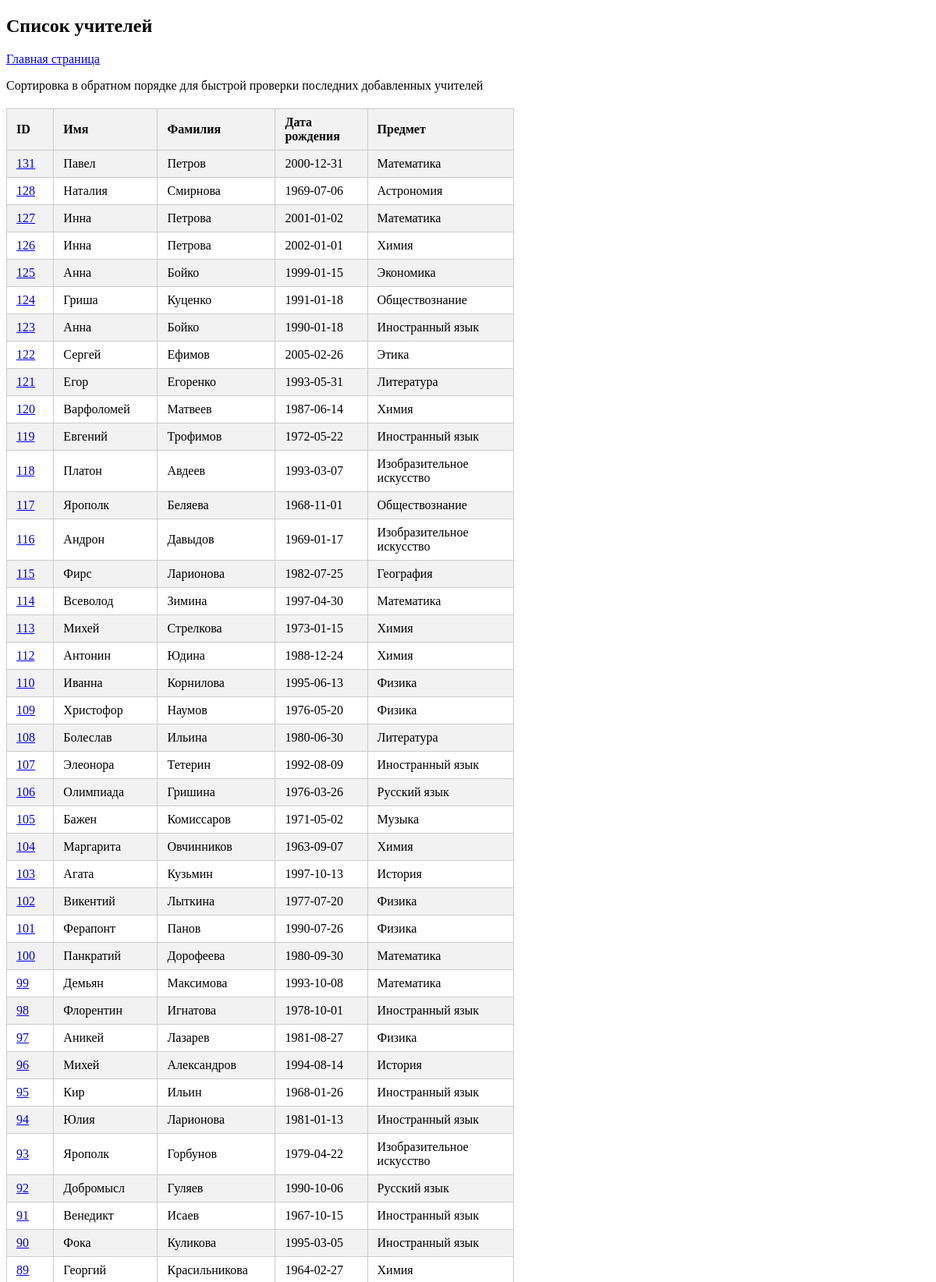
Screenshot of /teachers/ (upper part) with the database file from the repository.
### st_app/models.py (models this page shows, shortened)
class Teacher(models.Model):
    first_name = models.CharField(max_length=20, blank=False)
    last_name = models.CharField(max_length=20, blank=False)
    birth_date = models.CharField(max_length=15, blank=False)
    subject = models.CharField(max_length=20, blank=False)

### st_app/views.py (the view)
# urls.py: path("teachers/", teachers, name="teachers"),
def teachers(request):
    list_teachers = Teacher.objects.all().order_by("-id")
    return render(request, "teachers.html", context={"teachers": list_teachers})

### templates/teachers.html (shortened to what this page needs)
<!DOCTYPE html>
<html lang="ru">
<head>
</head>
<body>
<h2>Список учителей</h2>
<a href="{% url 'home' %}">Главная страница</a>
<br>
<p>Сортировка в обратном порядке для быстрой проверки последних добавленных учителей</p>
{% if teachers %}
    <table>
        <tr>
            <th style="width: 5%;">ID</th>
            <th style="width: 10%;">Имя</th>
            <th style="width: 10%;">Фамилия</th>
            <th style="width: 10%;">Дата рождения</th>
            <th style="width: 20%;">Предмет</th>
        </tr>
        {% for teacher in teachers %}
            <tr>
                <td><a href="{% url 'teacher_edit' teacher.id %}">{{ teacher.id }}</a></td>
                <td>{{ teacher.first_name }}</td>
                <td>{{ teacher.last_name }}</td>
                <td>{{ teacher.birth_date }}</td>
                <td>{{ teacher.subject }}</td>
            </tr>
        {% endfor %}
    </table>
{% else %}
    <p>В базе данных нет учителей.</p>
{% endif %}
</body>
</html>

### templates/teachers.html (style rules this page uses)
table { width: 55%; border-collapse: collapse; margin-top: 20px; }
table, th, td { border: 1px solid #ccc; }
th, td { padding: 8px 12px; text-align: left; }
th { background-color: #f2f2f2; }
tr:nth-child(even) { background-color: #f2f2f2; }

### rows the page displays
Teacher: id "131", first_name "Павел", last_name "Петров", birth_date "2000-12-31", subject "Математика"
Teacher: id "128", first_name "Наталия", last_name "Смирнова", birth_date "1969-07-06", subject "Астрономия"
Teacher: id "127", first_name "Инна", last_name "Петрова", birth_date "2001-01-02", subject "Математика"
Teacher: id "126", first_name "Инна", last_name "Петрова", birth_date "2002-01-01", subject "Химия"
Teacher: id "125", first_name "Анна", last_name "Бойко", birth_date "1999-01-15", subject "Экономика"
Teacher: id "124", first_name "Гриша", last_name "Куценко", birth_date "1991-01-18", subject "Обществознание"
Teacher: id "123", first_name "Анна", last_name "Бойко", birth_date "1990-01-18", subject "Иностранный язык"
Teacher: id "122", first_name "Сергей", last_name "Ефимов", birth_date "2005-02-26", subject "Этика"
Teacher: id "121", first_name "Егор", last_name "Егоренко", birth_date "1993-05-31", subject "Литература"
Teacher: id "120", first_name "Варфоломей", last_name "Матвеев", birth_date "1987-06-14", subject "Химия"
Teacher: id "119", first_name "Евгений", last_name "Трофимов", birth_date "1972-05-22", subject "Иностранный язык"
Teacher: id "118", first_name "Платон", last_name "Авдеев", birth_date "1993-03-07", subject "Изобразительное искусство"
Teacher: id "117", first_name "Ярополк", last_name "Беляева", birth_date "1968-11-01", subject "Обществознание"
Teacher: id "116", first_name "Андрон", last_name "Давыдов", birth_date "1969-01-17", subject "Изобразительное искусство"
Teacher: id "115", first_name "Фирс", last_name "Ларионова", birth_date "1982-07-25", subject "География"
Teacher: id "114", first_name "Всеволод", last_name "Зимина", birth_date "1997-04-30", subject "Математика"
Teacher: id "113", first_name "Михей", last_name "Стрелкова", birth_date "1973-01-15", subject "Химия"
Teacher: id "112", first_name "Антонин", last_name "Юдина", birth_date "1988-12-24", subject "Химия"
Teacher: id "110", first_name "Иванна", last_name "Корнилова", birth_date "1995-06-13", subject "Физика"
Teacher: id "109", first_name "Христофор", last_name "Наумов", birth_date "1976-05-20", subject "Физика"
Teacher: id "108", first_name "Болеслав", last_name "Ильина", birth_date "1980-06-30", subject "Литература"
Teacher: id "107", first_name "Элеонора", last_name "Тетерин", birth_date "1992-08-09", subject "Иностранный язык"
Teacher: id "106", first_name "Олимпиада", last_name "Гришина", birth_date "1976-03-26", subject "Русский язык"
Teacher: id "105", first_name "Бажен", last_name "Комиссаров", birth_date "1971-05-02", subject "Музыка"
Teacher: id "104", first_name "Маргарита", last_name "Овчинников", birth_date "1963-09-07", subject "Химия"
Teacher: id "103", first_name "Агата", last_name "Кузьмин", birth_date "1997-10-13", subject "История"
Teacher: id "102", first_name "Викентий", last_name "Лыткина", birth_date "1977-07-20", subject "Физика"
Teacher: id "101", first_name "Ферапонт", last_name "Панов", birth_date "1990-07-26", subject "Физика"
Teacher: id "100", first_name "Панкратий", last_name "Дорофеева", birth_date "1980-09-30", subject "Математика"
Teacher: id "99", first_name "Демьян", last_name "Максимова", birth_date "1993-10-08", subject "Математика"
Teacher: id "98", first_name "Флорентин", last_name "Игнатова", birth_date "1978-10-01", subject "Иностранный язык"
Teacher: id "97", first_name "Аникей", last_name "Лазарев", birth_date "1981-08-27", subject "Физика"
Teacher: id "96", first_name "Михей", last_name "Александров", birth_date "1994-08-14", subject "История"
Teacher: id "95", first_name "Кир", last_name "Ильин", birth_date "1968-01-26", subject "Иностранный язык"
Teacher: id "94", first_name "Юлия", last_name "Ларионова", birth_date "1981-01-13", subject "Иностранный язык"
Teacher: id "93", first_name "Ярополк", last_name "Горбунов", birth_date "1979-04-22", subject "Изобразительное искусство"
Teacher: id "92", first_name "Добромысл", last_name "Гуляев", birth_date "1990-10-06", subject "Русский язык"
Teacher: id "91", first_name "Венедикт", last_name "Исаев", birth_date "1967-10-15", subject "Иностранный язык"
Teacher: id "90", first_name "Фока", last_name "Куликова", birth_date "1995-03-05", subject "Иностранный язык"
Teacher: id "89", first_name "Георгий", last_name "Красильникова", birth_date "1964-02-27", subject "Химия"
